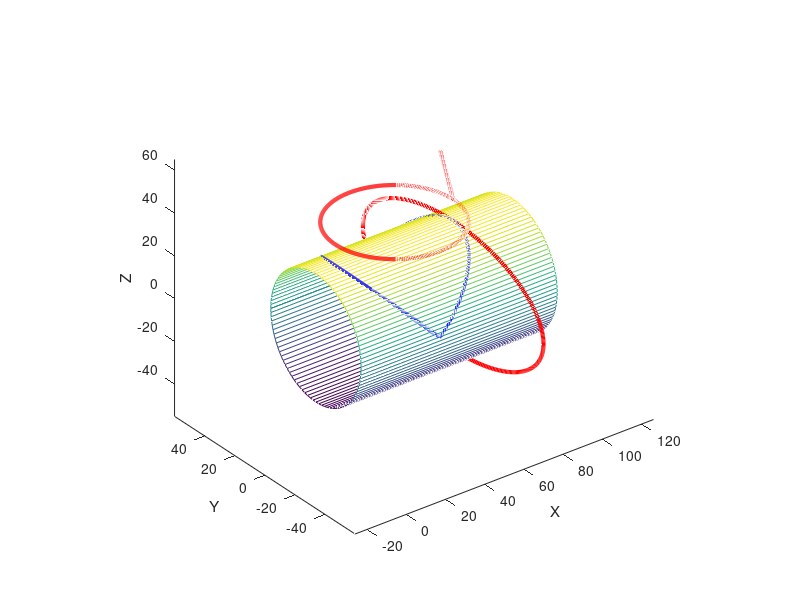

This figure's MATLAB source:
function main
close all;
clear all;
clc;

hold on;
axis equal;

pipe_radius = 30;
pipe_length = 100;

unit_radian = pi / 360;

laser_y_offset = 0;
laser_z_height = 10;

CreatePipe(pipe_radius, pipe_length);

circle_x_distance = 10;
circle_radius = 30;
CircleTrail = CreateCircle(circle_x_distance, circle_radius);
firstPoint = CircleTrail(1,:);

guide_line_dir = pi / 3;
guide_line_length = 40;
GuideLineTrail = CreateGuideLine(guide_line_dir, guide_line_length);

GenerateCutTrail(CircleTrail);

GenerateGuideLineTrail(GuideLineTrail);

xlabel('X');
ylabel('Y');
zlabel('Z');

view(3);
hold off;

function CreatePipe(radius, length)
    [cylinder_x, cylinder_y, cylinder_z] = cylinder(radius, 100);
    cylinder_z = cylinder_z * length;

    [pipe_x, pipe_y, pipe_z] = ConvertAxis(cylinder_x, cylinder_y, cylinder_z);

    mesh(pipe_x, pipe_y, pipe_z);

    function [X, Y, Z] = ConvertAxis(x, y, z)
        X = z;
        Y = x;
        Z = y;
    end

end

function LaserTrail = CreateCircle(x_offset, radius)
    CenterPoint(1) = x_offset;
    CenterPoint(2) = laser_y_offset;
    CenterPoint(3) = pipe_radius + laser_z_height;

    segments = 2 * pi / unit_radian;
    
    theta = linspace(0, 2 * pi, segments);

    CenterPoint(1) = CenterPoint(1) + radius;

    x = CenterPoint(1) + radius * cos(theta);
    y = CenterPoint(2) + radius * sin(theta);
    z = CenterPoint(3) * ones(1, segments);  

    handle = plot3(x,y,z);
    set(handle,'LineWidth', 3);
    set(handle,'Color', 'r');

    LaserTrail = [x', y', z'];
end

function GuideLineTrail = CreateGuideLine(dir_radian, length)
    segments = 100;

    x0 = firstPoint(1);
    y0 = firstPoint(2);

    x1 = x0 + cos(dir_radian) * length;
    y1 = y0 + sin(dir_radian) * length;

    t = linspace(0, 1, segments);

    x = (1 - t) .* x0 + t .* x1;
    y = (1 - t) .* y0 + t .* y1;
    z = ones(1,segments) .* firstPoint(3);

    GuideLineTrail = [x', y', z'];

    handle = plot3(x,y,z);
    set(handle,'LineWidth', 3);
    set(handle,'Color', 'r');
end

function GenerateCutTrail(LaserTrail)
    CutTrail = zeros(size(LaserTrail));

    CutTrail(:,[1,2]) = LaserTrail(:,[1,2]);

    if (LaserTrail(1,3) >= 0)
        CutTrail(:,3) = sqrt(pipe_radius^2 - CutTrail(:,2).^2);
    else
        CutTrail(:,3) = -sqrt(pipe_radius^2 - CutTrail(:,2).^2);
    end

    handle = plot3(CutTrail(:,1), CutTrail(:,2), CutTrail(:,3));
    set(handle,'LineWidth', 3);
    set(handle,'Color', 'b');
end

function GenerateGuideLineTrail(GuideLineTrail)
    a = pipe_radius / cos(pi - guide_line_dir);
    b = pipe_radius;

    theta = linspace(0, 2 * pi, 360);

    x = zeros(1, 360);
    y = a * cos(theta);
    z = b * sin(theta);
    
%     x = x * cos(pi - guide_line_dir) - y * sin(pi - guide_line_dir);
%     y = x * sin(pi - guide_line_dir) + y * cos(pi - guide_line_dir);
    
    x = x + firstPoint(1);

    handle = plot3(x,y,z);
    set(handle,'LineWidth', 3);
    set(handle,'Color', 'r');
end

end

